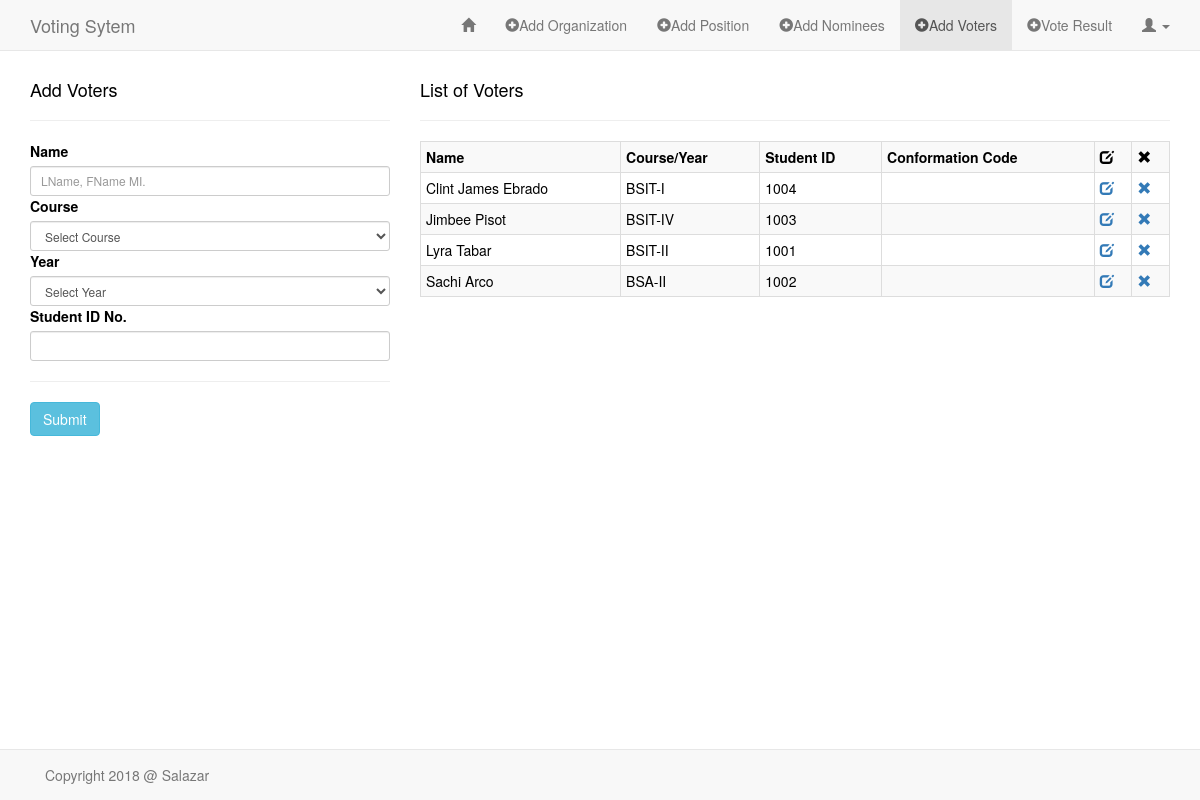
The app's page /sandbox/add_voters.php (signed in) with its own data.
### tables this page shows
CREATE TABLE `voters` (
  `id` int(11) NOT NULL,
  `name` varchar(60) NOT NULL,
  `course` varchar(60) NOT NULL,
  `year` varchar(2) NOT NULL,
  `conformation_code` varchar(20) NOT NULL,
  `stud_id` varchar(30) NOT NULL
);

### sandbox/classes/Voters.php (called while the page is built, shortened)
<?php
class Voters
{
    public function READ_VOTERS() {
        global $db;
        $sql = "SELECT *
                FROM voters
                ORDER BY name ASC";
        if(!$stmt = $db->prepare($sql)) {
            echo $stmt->error;
        } else {
            $stmt->execute();
            $result = $stmt->get_result();
        }
        return $result;
    }
}

### sandbox/add_voters.php (the view, shortened to what this page needs)
<?php
require("../config/db.php");
require("classes/Voters.php");
?>
<!DOCTYPE HTML>
<html lang="en-US">
<head>
    <link rel="stylesheet" href="../assets/css/bootstrap.min.css">
    <link rel="stylesheet" href="../assets/css/style_admin.css">
</head>
<body>
<nav class="navbar navbar-default navbar-fixed-top" role="navigation">
    <div class="container">
        <div class="navbar-header">
            <a class="navbar-brand" href="index.php">Voting Sytem</a>
        </div>
        <div class="collapse navbar-collapse" id="bs-example-navbar-collapse-1">
            <ul class="nav navbar-nav navbar-right">
                <li><a href="admin_page.php"><span class="glyphicon glyphicon-home"></span></a></li>
                <li><a href="add_org.php"><span class="glyphicon glyphicon-plus-sign"></span>Add Organization</a></li>
                <li><a href="add_pos.php"><span class="glyphicon glyphicon-plus-sign"></span>Add Position</a></li>
                <li><a href="add_nominees.php"><span class="glyphicon glyphicon-plus-sign"></span>Add Nominees</a></li>
                <li class="active"><a href="add_voters.php"><span class="glyphicon glyphicon-plus-sign"></span>Add Voters</a></li>
                <li><a href="vote_result.php"><span class="glyphicon glyphicon-plus-sign"></span>Vote Result</a></li>
                <li class="dropdown">
                    <a href="#" class="dropdown-toggle" data-toggle="dropdown" role="button" aria-haspopup="true" aria-expanded="false"><span class="glyphicon glyphicon-user"></span> <span class="caret"></span></a>
                </li>
            </ul>
        </div>
    </div>
</nav>
<div class="container">
    <div class="row">
        <div class="col-md-4">
            <h4>Add Voters</h4><hr>
            <form method="POST" action="<?php $_SERVER['PHP_SELF']; ?>" role="form">
                <div class="form-group-sm">
                    <label for="name">Name</label>
                    <input required type="text" name="name" class="form-control" placeholder="LName, FName MI.">
                </div>
                <div class="form-group-sm">
                    <label for="course">Course</label>
                    <select required name="course" class="form-control">
                        <option value="">Select Course</option>
                    </select>
                </div>
                <div class="form-group-sm">
                    <label for="year">Year</label>
                    <select required name="year" class="form-control">
                        <option value="">Select Year</option>
                    </select>
                </div>
                <div class="form-group-sm">
                    <label for="stud_id">Student ID No.</label>
                    <input required type="text" name="stud_id" class="form-control">
                </div>
               <hr>
                <div class="form-group-sm">
                    <input type="submit" name="submit" value="Submit" class="btn btn-info">
                </div>
            </form>
        </div>
        <?php
        $readVoters = new Voters();
        $rtnReadVoters = $readVoters->READ_VOTERS();
        ?>
        <div class="col-md-8">
            <h4>List of Voters</h4><hr>
            <div class="table-responsive">
                <?php if($rtnReadVoters) { ?>
                <table class="table table-bordered table-condensed table-striped">
                    <tr>
                        <th>Name</th>
                        <th>Course/Year</th>
                        <th>Student ID</th>
                        <th>Conformation Code</th>
                        <th><span class="glyphicon glyphicon-edit"></span></th>
                        <th><span class="glyphicon glyphicon-remove"></span></th>
                    </tr>
                    <?php while($rowVoter = $rtnReadVoters->fetch_assoc()) { ?>
                    <tr>
                        <td><?php echo $rowVoter['name']; ?></td>
                        <td><?php echo $rowVoter['course'] . "-" . $rowVoter['year']; ?></td>
                        <td><?php echo $rowVoter['stud_id']; ?></td>
                        <td><?php echo $rowVoter['conformation_code']; ?></td>
                        <td><a href="http://localhost/voting_system/sandbox/edit_voter.php?id=<?php echo $rowVoter['id']; ?>"><span class="glyphicon glyphicon-edit"></span></a></td>
                        <td><a href="http://localhost/voting_system/sandbox/delete_voter.php?id=<?php echo $rowVoter['id']; ?>"><span class="glyphicon glyphicon-remove"></span></a></td>
                    </tr>
                    <?php }  ?>
                </table>
                <?php }  ?>
            </div>
        </div>
    </div>
</div>
<nav class="navbar navbar-default navbar-fixed-bottom" role="navigation">
    <div class="container">
        <div class="navbar-text pull-left">
            Copyright 2018 @ Salazar
        </div>
    </div>
</nav>
</body>
</html>

### assets/css/style_admin.css (style rules this page uses)
body { color: black; margin-top: 70px; margin-bottom: 70px; background-color: white; }

### records on screen
voters: name "Clint James Ebrado", course "BSIT", year "I", stud "1004"
voters: name "Jimbee Pisot", course "BSIT", year "IV", stud "1003"
voters: name "Lyra Tabar", course "BSIT", year "II", stud "1001"
voters: name "Sachi Arco", course "BSA", year "II", stud "1002"
